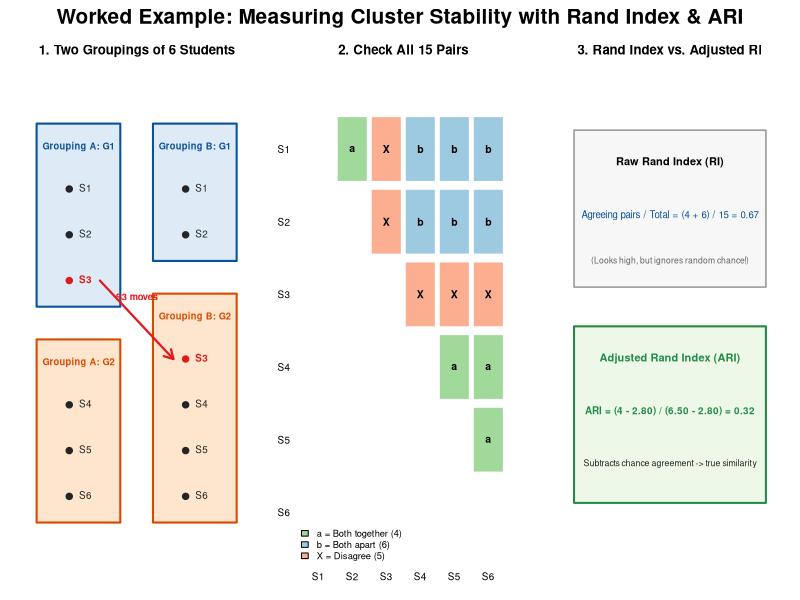

R code for this plot:
A <- c(1, 1, 1, 2, 2, 2)
B <- c(1, 1, 2, 2, 2, 2)
students <- paste0("S", 1:6)

tab <- table(A, B)
nij <- sum(choose(tab, 2))
ai <- sum(choose(rowSums(tab), 2))
bj <- sum(choose(colSums(tab), 2))
N <- choose(6, 2)
expected <- (ai * bj) / N
max_idx <- 0.5 * (ai + bj)
ari <- (nij - expected) / (max_idx - expected)
ri <- (nij + (N - ai - bj + nij)) / N

png("output/figures/diag06_ari_example.png", width = 1800, height = 700, res = 180)
par(mfrow = c(1, 3), mar = c(2.5, 2.0, 3.5, 1.5), oma = c(0, 0, 2, 0))

# --- Panel 1: Two Groupings ---
plot(0, 0, type = "n", xlim = c(0, 10), ylim = c(0, 7), axes = FALSE, xlab = "", ylab = "",
     main = "1. Two Groupings of 6 Students")
# Boxes for Grouping A
rect(0.1, 3.7, 4.2, 6.5, col = "#deebf7", border = "#08519c", lwd = 2)
text(2.15, 6.15, "Grouping A: G1", cex = 0.85, font = 2, col = "#08519c")
rect(0.1, 0.4, 4.2, 3.2, col = "#fee6ce", border = "#d94801", lwd = 2)
text(2.15, 2.85, "Grouping A: G2", cex = 0.85, font = 2, col = "#d94801")

# Boxes for Grouping B
rect(5.8, 4.4, 9.9, 6.5, col = "#deebf7", border = "#08519c", lwd = 2)
text(7.85, 6.15, "Grouping B: G1", cex = 0.85, font = 2, col = "#08519c")
rect(5.8, 0.4, 9.9, 3.9, col = "#fee6ce", border = "#d94801", lwd = 2)
text(7.85, 3.55, "Grouping B: G2", cex = 0.85, font = 2, col = "#d94801")

yA <- c(5.5, 4.8, 4.1, 2.2, 1.5, 0.8)
yB <- c(5.5, 4.8, 2.9, 2.2, 1.5, 0.8)
for (i in 1:6) {
  col_pt <- if (i == 3) "#e31a1c" else "#252525"
  points(1.7, yA[i], pch = 19, cex = 1.3, col = col_pt)
  text(1.85, yA[i], students[i], pos = 4, cex = 0.9, font = if (i == 3) 2 else 1, col = col_pt)
  points(7.4, yB[i], pch = 19, cex = 1.3, col = col_pt)
  text(7.55, yB[i], students[i], pos = 4, cex = 0.9, font = if (i == 3) 2 else 1, col = col_pt)
}
arrows(3.2, yA[3], 6.8, yB[3], col = "#e31a1c", lwd = 2.2, length = 0.1)
text(5.0, 3.85, "S3 moves", col = "#e31a1c", cex = 0.85, font = 2)

# --- Panel 2: Pairwise Agreement (15 pairs) ---
plot(0, 0, type = "n", xlim = c(0.5, 6.5), ylim = c(0.5, 6.8), axes = FALSE, xlab = "", ylab = "",
     main = "2. Check All 15 Pairs")
axis(1, 1:6, students, tick = FALSE, line = -0.8, cex.axis = 0.9)
axis(2, 1:6, rev(students), tick = FALSE, las = 1, line = -0.8, cex.axis = 0.9)

for (i in 1:5) {
  for (j in (i + 1):6) {
    sameA <- A[i] == A[j]
    sameB <- B[i] == B[j]
    if (sameA && sameB) {
      fill <- "#a1d99b"; lbl <- "a"
    } else if (!sameA && !sameB) {
      fill <- "#9ecae1"; lbl <- "b"
    } else {
      fill <- "#fcae91"; lbl <- "X"
    }
    rect(j - 0.45, (7 - i) - 0.45, j + 0.45, (7 - i) + 0.45, col = fill, border = "white", lwd = 1.5)
    text(j, 7 - i, lbl, cex = 0.95, font = 2)
  }
}
legend("bottomleft",
       legend = c("a = Both together (4)", "b = Both apart (6)", "X = Disagree (5)"),
       fill = c("#a1d99b", "#9ecae1", "#fcae91"), bty = "n", cex = 0.85)

# --- Panel 3: RI vs ARI ---
plot(0, 0, type = "n", xlim = c(0, 10), ylim = c(0, 7), axes = FALSE, xlab = "", ylab = "",
     main = "3. Rand Index vs. Adjusted RI")
rect(0.3, 4.0, 9.7, 6.4, col = "#f7f7f7", border = "#969696", lwd = 1.5)
text(5.0, 5.9, "Raw Rand Index (RI)", font = 2, cex = 1.0)
text(5.0, 5.1, "Agreeing pairs / Total = (4 + 6) / 15 = 0.67", cex = 0.88, col = "#08519c")
text(5.0, 4.4, "(Looks high, but ignores random chance!)", cex = 0.78, col = "#636363")

rect(0.3, 0.7, 9.7, 3.4, col = "#edf8e9", border = "#238b45", lwd = 2)
text(5.0, 2.9, "Adjusted Rand Index (ARI)", font = 2, cex = 1.0, col = "#238b45")
text(5.0, 2.1, sprintf("ARI = (4 - %.2f) / (%.2f - %.2f) = %.2f", expected, max_idx, expected, ari),
     cex = 0.9, font = 2, col = "#238b45")
text(5.0, 1.3, "Subtracts chance agreement -> true similarity", cex = 0.8, col = "#252525")

mtext("Worked Example: Measuring Cluster Stability with Rand Index & ARI", outer = TRUE, cex = 1.25, font = 2)
dev.off()
